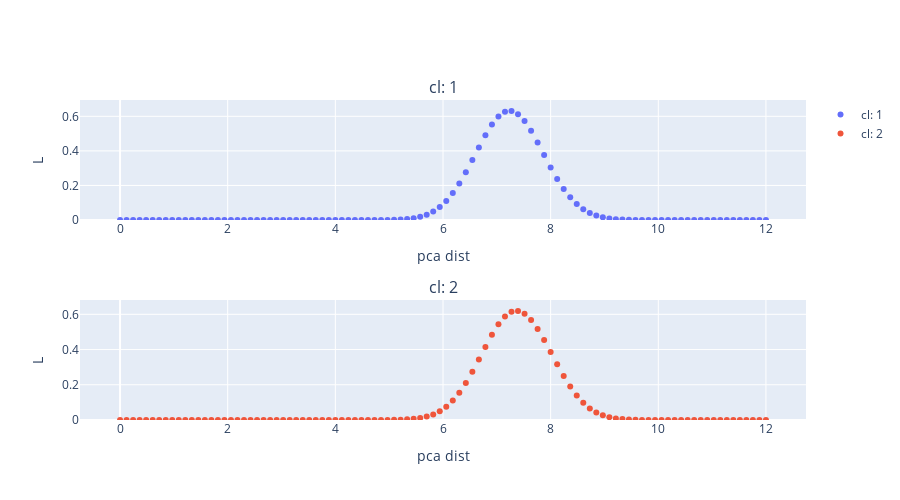
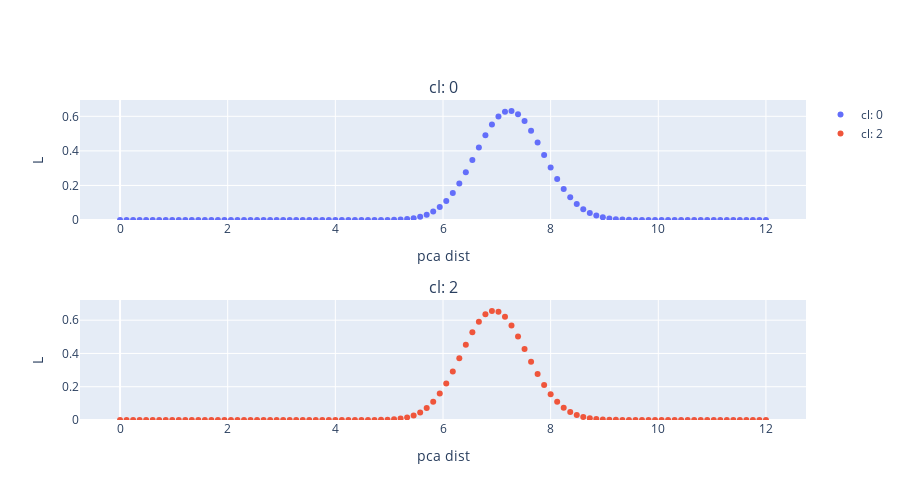
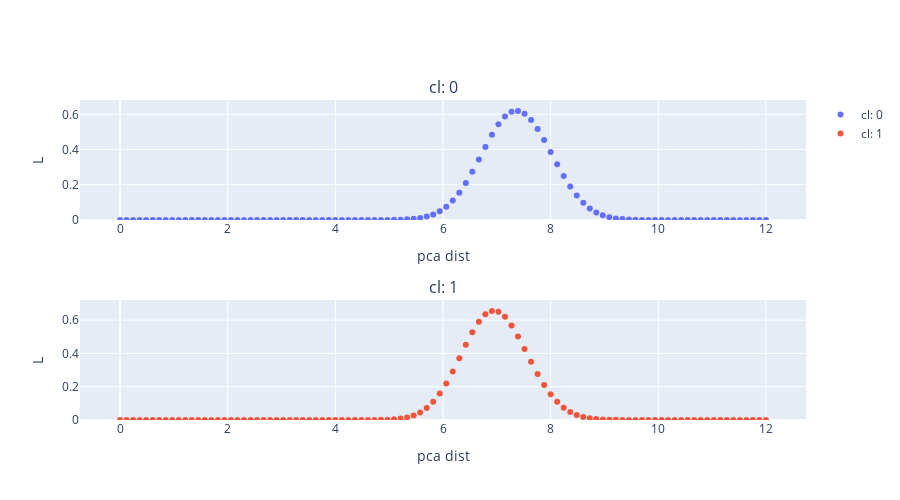

The code cell stored with these charts, in order, in its notebook:
### Code cell
from plotly import subplots

def D1_kdegen(dists_dict,kernel='gaussian', bandwidth=0.05):
    '''
    '''
    gen_dict= {}
    for gp,data in dists_dict.items():
        
        if not data:
            gen_dict[gp]= data
            continue
        data= np.array(data).reshape(-1,1)
        
        kde = KernelDensity(kernel=kernel, bandwidth=bandwidth).fit(data)
        gen_dict[gp]= kde

    return gen_dict



def plot_distances(dists_dict,gp,range_dists,height= 500,width= 900):
    Ncols= 1
    
    keys_get= sorted([v for v,g in dists_dict[gp].items() if len(g)])
    titles= ['cl: {}'.format(g) for g in keys_get]

    fig_subplots = subplots.make_subplots(rows= int(len(titles) / float(Ncols)) + (len(titles) % Ncols > 0), cols=Ncols,
                             subplot_titles=tuple(titles))
    
    for idx in range(len(titles)):
        print(idx)
        ref= keys_get[idx]
        pos1= int(float(idx) / Ncols) + 1
        pos2= idx - (pos1-1)*Ncols + 1

        title= titles[idx]
        
        data= dists_dict[gp][ref]
        data= np.array(data).reshape(-1,1)
        kde = KernelDensity(kernel='gaussian', bandwidth=.5).fit(data)
        scor_dist= kde.score_samples(range_dists)
        scor_dist= np.exp(scor_dist)
        trace1= go.Scatter(
            y= scor_dist,
            x= range_dists.T[0],
            mode= 'markers',
            name= titles[idx]
        )
        
        fig_subplots.append_trace(trace1, pos1, pos2)
        
        fig_subplots['layout']['yaxis' + str(idx + 1)].update(title= 'L')
        fig_subplots['layout']['yaxis' + str(idx + 1)].update(range= [0,max(scor_dist) + max(scor_dist)/10])
        fig_subplots['layout']['xaxis' + str(idx + 1)].update(title= 'pca dist')

    layout = go.Layout(
        title= title,
    )

    fig= go.Figure(data=fig_subplots, layout=layout)
    
    fig['layout'].update(height= height,width= width)
    
    
    iplot(fig)



range_dists= np.linspace(0,12,100)
range_dists= range_dists.reshape(-1,1)
gp= 0

for gp in sorted(dists_dict.keys()):
    plot_distances(dists_dict,gp,range_dists,height= 500,width= 900)
